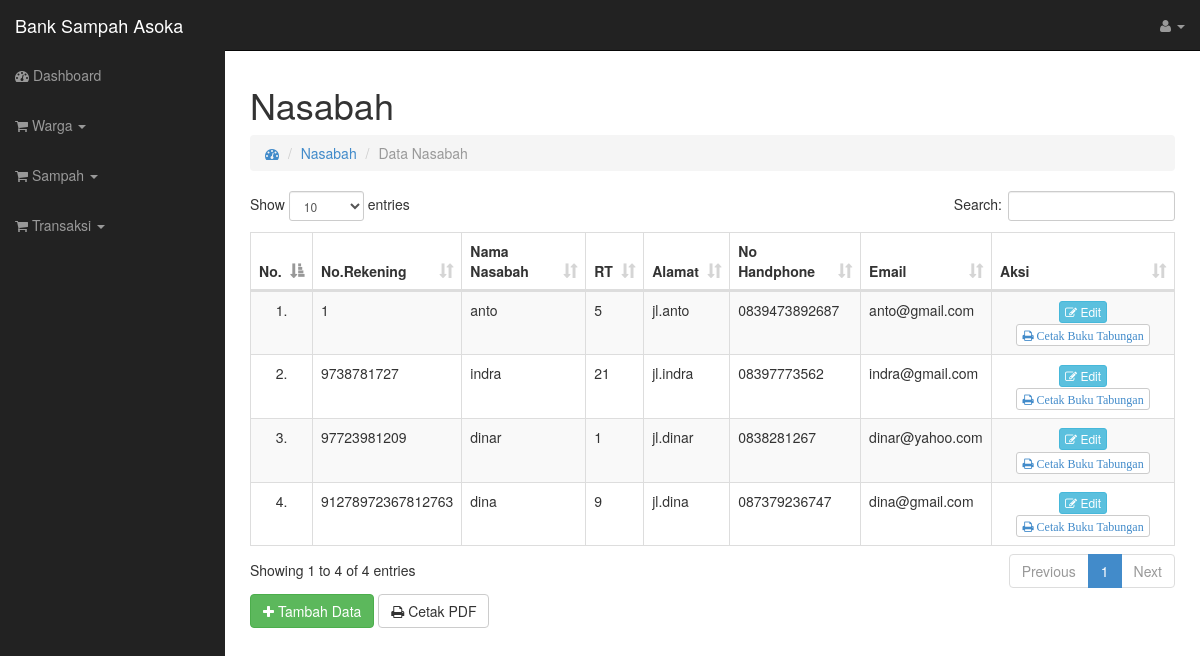
Screenshot of /home_admin.php?page=nasabah with the database file from the repository.
### tables this page shows
CREATE TABLE `nasabah` (
  `norek` bigint(20) NOT NULL,
  `nm_nasabah` varchar(50) NOT NULL,
  `no_hp` varchar(13) NOT NULL,
  `email` varchar(50) NOT NULL,
  `rt` int(11) NOT NULL,
  `alamat` varchar(200) NOT NULL
);

### models/nasabah/m_nasabah.php (called while the page is built, shortened)
<?php
class Nasabah {
  private $mysqli;
  function __construct($conn) {
    $this->mysqli = $conn;
  }
  public function tampil($norek = null) {
    $db = $this->mysqli->conn;
    $sql = "SELECT * FROM nasabah";
    $query = $db->query($sql) or die ($db->error);
    return $query;
  }
}
 ?>

### views/nasabah.php (the view, shortened to what this page needs)
<?php
include "models/nasabah/m_nasabah.php";
$nsb = new Nasabah($connection);
if (@$_GET['act'] == '') {
 ?>
<div class="row">
  <div class="col-lg-12">
    <h1>Nasabah </h1>
    <ol class="breadcrumb">
      <li><a href=""><i class="fa fa-dashboard"></i></a></li>
      <li><a href="">Nasabah</a></li>
      <li class="active">Data Nasabah</li>
    </ol>
  </div>
</div>
<div class="row">
  <div class="col-lg-12">
    <div class="table-responsive">
      <table class="table table-bordered table-hover table-striped" id="datatables">
        <thead>
          <tr>
            <th>No.</th>
            <th>No.Rekening</th>
            <th>Nama Nasabah</th>
            <th>RT</th>
            <th>Alamat</th>
            <th>No Handphone</th>
            <th>Email</th>
            <th>Aksi</th>
          </tr>
        </thead>
        <tbody>
          <?php
          $no = 1;
          $tampil = $nsb->tampil();
          while($data = $tampil->fetch_object()) {
           ?>
          <tr>
            <td align="center"><?php echo $no++."."; ?></td>
            <td><?php echo $data->norek; ?></td>
            <td><?php echo $data->nm_nasabah; ?></td>
            <td><?php echo $data->rt; ?></td>
            <td><?php echo $data->alamat; ?></td>
            <td><?php echo $data->no_hp; ?></td>
            <td><?php echo $data->email; ?></td>
            <td align="center">
              <a id="edit_nsb" data-toggle="modal" data-target="#edit" data-norek="<?php echo $data->norek; ?>" data-nm_nasabah="<?php echo $data->nm_nasabah; ?>" data-no_hp="<?php echo $data->no_hp; ?>" data-email="<?php echo $data->email; ?>" data-rt="<?php echo $data->rt; ?>" data-alamat="<?php echo $data->alamat; ?>">
                <button class="btn btn-info btn-xs"><i class="fa fa-edit"></i> Edit</button></a>
              <a href="./report/cetak_buku_tabungan.php?norek=<?=$data->norek; ?>" target="_blank"><button class="btn btn-default btn-xs"><i class="fa fa-print"> Cetak Buku Tabungan</i></a>
            </td>
          </tr>
          <?php } ?>
        </tbody>
      </table>
    </div>
    <a class="btn btn-success" data-toggle="modal" data-target="#tambah" style="margin-button: 5px;"><i class="fa fa-plus"></i> Tambah Data</a>
    <a class="btn btn-default" data-toggle="modal" target="_blank" href="./report/cetak_nasabah.php" style="margin-button: 5px;"><i class="fa fa-print"></i> Cetak PDF</a>
  </div>
</div>
<?php
} else if (@$_GET['act'] == 'del') {
  $wrg->hapus($_GET['norek']);
  header("location: ?page=nasabah");
} {
} ?>

### home_admin.php (shortened to what this page needs)
<?php
require_once('config/koneksi.php');
$connection = new Database($host, $user, $pass, $database);
 ?>
<!DOCTYPE html>
<html lang="en">
  <head>
    <link href="assets/css/bootstrap.css" rel="stylesheet">
    <link href="assets/dataTables/datatables.min.css" rel="stylesheet">
    <link href="assets/css/sb-admin.css" rel="stylesheet">
    <link rel="stylesheet" href="assets/font-awesome/css/font-awesome.min.css">
  </head>
  <body>
    <div id="wrapper">
      <nav class="navbar navbar-inverse navbar-fixed-top" role="navigation">
        <div class="navbar-header">
          <a class="navbar-brand" href="">Bank Sampah Asoka</a>
        </div>
        <div class="collapse navbar-collapse navbar-ex1-collapse">
          <ul class="nav navbar-nav side-nav">
            <li><a href="?page=dashboard"><i class="fa fa-dashboard"></i> Dashboard</a></li>
            <li class="dropdown">
              <a href="#" class="dropdown-toggle" data-toggle="dropdown"><i class="fa fa-shopping-cart"></i> Warga <b class="caret"></b></a>
            </li>
            <li class="dropdown">
              <a href="#" class="dropdown-toggle" data-toggle="dropdown"><i class="fa fa-shopping-cart"></i> Sampah <b class="caret"></b></a>
            </li>
            <li class="dropdown">
              <a href="#" class="dropdown-toggle" data-toggle="dropdown"><i class="fa fa-shopping-cart"></i> Transaksi <b class="caret"></b></a>
            </li>
          </ul>
          <ul class="nav navbar-nav navbar-right navbar-user">
            <li class="dropdown user-dropdown">
              <a href="#" class="dropdown-toggle" data-toggle="dropdown"><i class="fa fa-user"></i> <?php echo $_SESSION['username'];?> <b class="caret"></b></a>
            </li>
          </ul>
        </div>
      </nav>
      <div id="page-wrapper">
        <?php
        if (@$_GET['page'] == 'dashboard' || @$_GET['page'] == '') {
          include "views/dashboard.php";
        } else if (@$_GET['page'] == 'nasabah') {
          include "views/nasabah.php";
        } else if (@$_GET['page'] == 'pengurus') {
          include "views/pengurus.php";
        } else if (@$_GET['page'] == 'sampah') {
          include "views/sampah.php";
        } else if (@$_GET['page'] == 'jenis_sampah') {
          include "views/jenis_sampah.php";
        } else if (@$_GET['page'] == 'pembelian') {
          include "views/pembelian.php";
        } else if (@$_GET['page'] == 'view_pembelian') {
          include "views/transaksi/view_pembelian.php";
        } else if (@$_GET['page'] == 'penjualan') {
          include "views/penjualan.php";
        } else if (@$_GET['page'] == 'view_penjualan') {
          include "views/transaksi/view_penjualan.php";
        } else if (@$_GET['page'] == 'proses_catatan') {
          include "views/proses_catatan.php";
        } else if (@$_GET['page'] == 'proses_catatan_penjualan') {
          include "models/transaksi/proses_catatan_penjualan.php";
        }else if (@$_GET['page'] == 'penarikan') {
          include "views/penarikan.php";
        }
         ?>
      </div>
    </div>
  </body>
</html>

### assets/css/sb-admin.css (style rules this page uses)
body { margin-top: 50px; }
#wrapper { padding-left: 0; }
#page-wrapper { width: 100%; padding: 5px 15px; }
@media (min-width:768px) { #wrapper { padding-left: 225px; } }
@media (min-width:768px) { #page-wrapper { padding: 15px 25px; } }
@media (min-width:768px) { .side-nav { margin-left: -225px; left: 225px; width: 225px; position: fixed; top: 50px; height: 100%; border-radius: 0; border: none; background-color: #222222; overflow-y: auto; } }
@media (min-width:768px) { .side-nav>li>a { width: 225px; } }
@media (min-width:768px) { .navbar-collapse { padding-left: 15px !important; padding-right: 15px !important; } }

### rows the page displays
nasabah: norek "1", nm_nasabah "anto", rt "5", alamat "jl.anto", no_hp "0839473892687", email "anto@gmail.com"
nasabah: norek "9738781727", nm_nasabah "indra", rt "21", alamat "jl.indra", no_hp "08397773562", email "indra@gmail.com"
nasabah: norek "97723981209", nm_nasabah "dinar", rt "1", alamat "jl.dinar", no_hp "0838281267", email "dinar@yahoo.com"
nasabah: norek "91278972367812763", nm_nasabah "dina", rt "9", alamat "jl.dina", no_hp "087379236747", email "dina@gmail.com"
